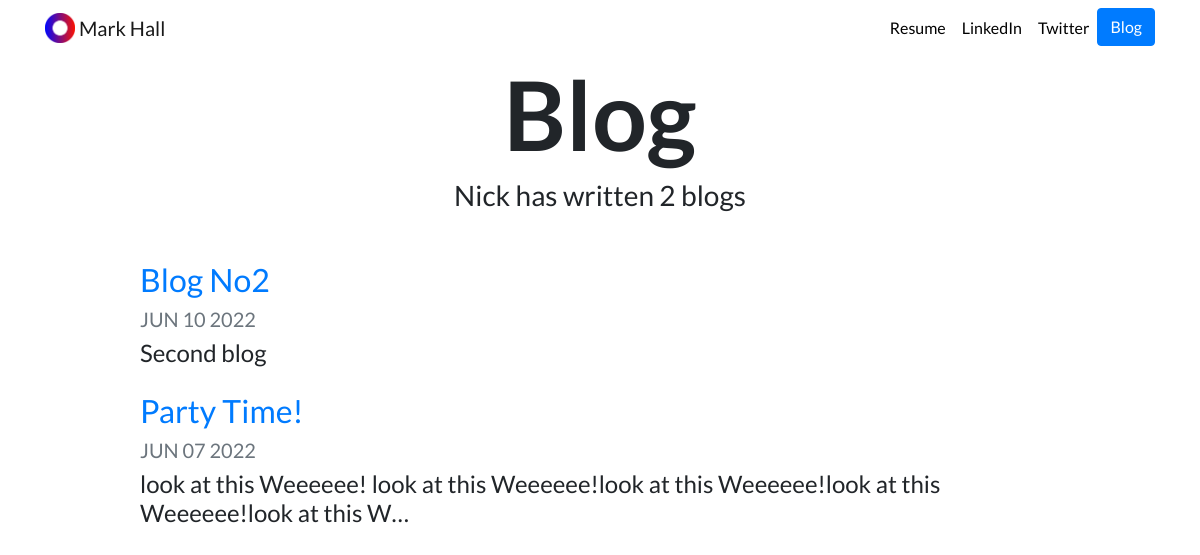
Screenshot of /blog/ with the database file from the repository.
### blog/models.py (models this page shows, shortened)
class Blog(models.Model):
    title = models.CharField(max_length=100)
    description = models.CharField(max_length=250)
    author = models.CharField(max_length=30)
    date = models.DateField()
    body = models.TextField()

### blog/views.py (the view)
# urls.py: path('', views.all_blogs, name='all_blogs'),
def all_blogs(request):
    blogs = Blog.objects.order_by('-date')[:5]
    return render(request, 'blog/all_blogs.html', {'blogs':blogs})

### blog/templates/blog/all_blogs.html
{% extends "portfolio/base.html" %}
{% load static %}
{% block content %}
<h1 id="blogtitle" class="font-weight-bold text-center">Blog</h1>
<h3 class="text-center mb-5">Nick has written {{ blogs.count }} blog{{ blogs.count|pluralize }}</h3>
{% for blog in blogs %}
<div class="row justify-content-center my-3">
  <div class="col-md-10">
    <a href="{% url 'blog:detail' blog.id %}">
      <h2>{{ blog.title }}</h2>
    </a>
    <h5 class="text-muted">{{ blog.date|date:'M d Y'|upper }}</h5>
    <h4>{{ blog.description|striptags|truncatechars:100 }}</h4>
  </div>
</div>
{% endfor %}
{% endblock %}

### portfolio/static/portfolio/custom.css (style rules this page uses)
body { font-family: 'Lato', sans-serif; }
#blogtitle { font-size: 6rem; }

### rows the page displays
Blog: title "Blog No2", date "JUN 10 2022", description "Second blog"
Blog: title "Party Time!", date "JUN 07 2022", description "look at this Weeeeee! look at this Weeeeee!look at this Weeeeee!look at this Weeeeee!look at this W…"

### other values shown
{{ blogs.count }} "2"
